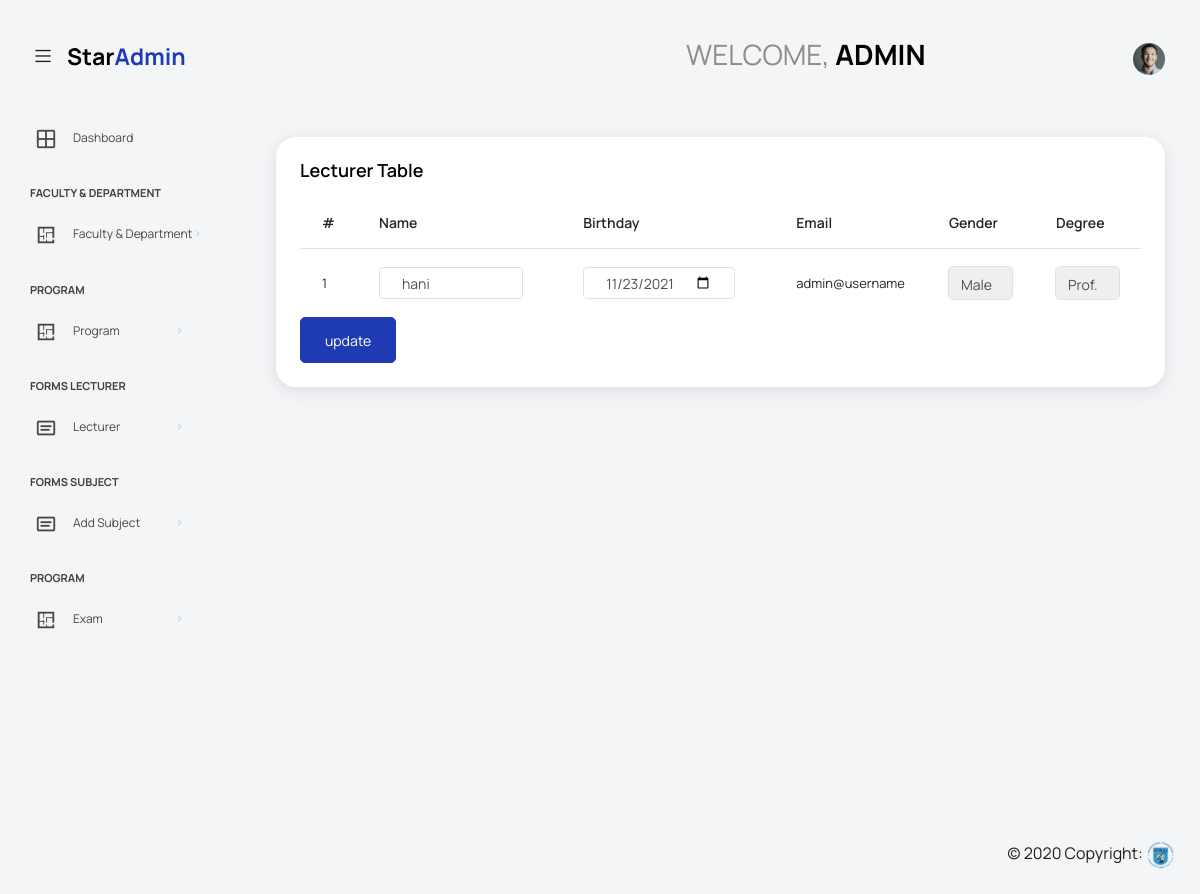
Before: /adminPanel/edit-lecturer.php?id=1 (signed in) with the older database file.
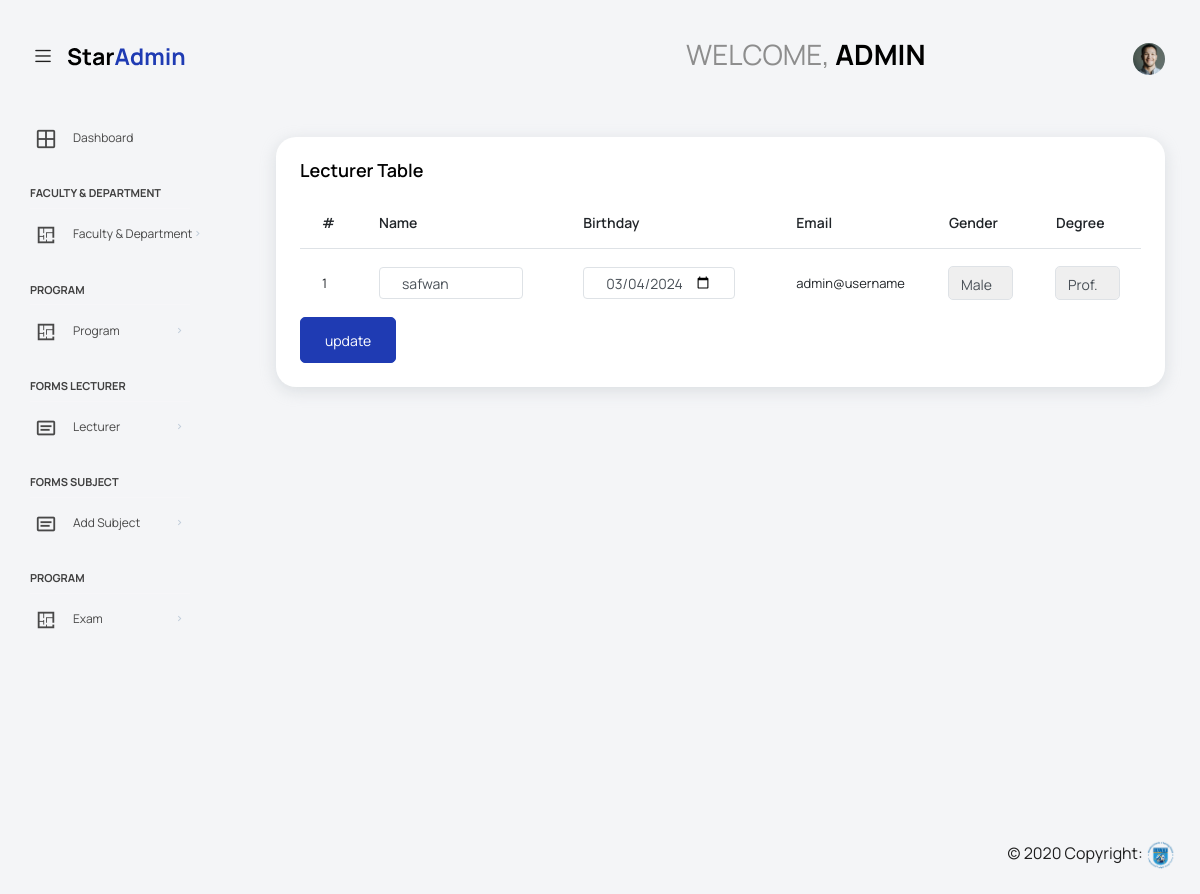
After: the same page with the newer database file.
### tables this page shows
CREATE TABLE IF NOT EXISTS `lecturer` (
  `Le_ID` int(11) NOT NULL AUTO_INCREMENT,
  `Le_Name` varchar(50) NOT NULL,
  `Le_Birthday` varchar(50) NOT NULL,
  `Le_Email` varchar(50) NOT NULL,
  `Le_Pass` varchar(100) NOT NULL,
  `Le_Gender` varchar(50) NOT NULL,
  `Le_Degree` varchar(50) NOT NULL,
  PRIMARY KEY (`Le_ID`),
  UNIQUE KEY `Le_Email` (`Le_Email`)
);

### adminPanel/edit-lecturer.php (the view, shortened to what this page needs)
<?php
if (strlen($_SESSION['id']==0))
  {
  header('location:../outSession.php');
  }
  else{
    $leid=intval($_GET['id']);
       ?>
<!DOCTYPE html>
<html lang="en">
<head>
<html lang="en">
<head>
  <link rel="stylesheet" href="vendors/feather/feather.css">
  <link rel="stylesheet" href="vendors/mdi/css/materialdesignicons.min.css">
  <link rel="stylesheet" href="vendors/ti-icons/css/themify-icons.css">
  <link rel="stylesheet" href="vendors/typicons/typicons.css">
  <link rel="stylesheet" href="vendors/simple-line-icons/css/simple-line-icons.css">
  <link rel="stylesheet" href="vendors/css/vendor.bundle.base.css">
  <link rel="stylesheet" href="vendors/datatables.net-bs4/dataTables.bootstrap4.css">
  <link rel="stylesheet" href="js/select.dataTables.min.css">
  <link rel="stylesheet" href="css/vertical-layout-light/style.css">
</head>
<body>
  <div class="container-scroller">
    <?php include('head.php'); ?>
    <div class="container-fluid page-body-wrapper">
      <?php include('sidebar.php'); ?>
      <div class="main-panel">
        <div class="content-wrapper">
          <div class="row">
            <div class="col-sm-12">
              <div class="card">
                <div class="card-body">
                  <h4 class="card-title">Lecturer Table</h4>
                  <div class="table-responsive">
                      <form method="post">
                  <?php
                    $query= "SELECT
                    Le_ID,
                    Le_Name,
                    Le_Birthday,
                    Le_Gender,
                    Le_Email,
                    Le_Degree
                     FROM lecturer t1
                     where Le_ID ='$leid'";
                      $result = mysqli_query($conn,$query);
                      if(mysqli_num_rows($result)> 0)
                      {?>
                <table class="table">
                  <thead>
                    <tr>
                      <th>#</th>
                      <th>Name</th>
                      <th>Birthday</th>
                      <th>Email</th>
                      <th>Gender</th>
                      <th>Degree</th>
                    </tr>
                  </thead>
                  <tbody>
                  <?php $i=1;
                $row = mysqli_fetch_assoc($result);
                ?>
                    <tr>
                    <td><?php echo $i; $i++; ?></td>
                      <td><input class="form-control" name="name" type="text" value="<?php echo $row['Le_Name']; ?>" required /></td>
                      <td><input type="date" name="birthday"  class="form-control" placeholder="Input Birhdate" autocomplete="off" value="<?php echo $row['Le_Birthday']; ?>" required /></td>
                      <td><?php echo $row['Le_Email']; ?></td>
                      <td>
                        <select class="form-control" name="gender">
                        <option value="<?php echo $row['Le_Gender']; ?>"><?php echo $row['Le_Gender']; ?></option>
                        </select>
                      </td>
                      <td>
                        <select class="form-control" name="degree">
                        <option value="<?php echo $row['Le_Degree'];?>"><?php echo $row['Le_Degree'];?></option>
                        </select>
                      </td>
                   </tr>
                    <?php
                  }
                  else echo "You doesn't have any lecturer";?>
                            </tbody>
                    </table>
                        <button name="submit" type="submit"  class="btn btn-primary"  onClick="return confirm('Are you sure you want to update')"><i class="fa fa-edit "></i> update</button>
                  </div>
                </div>
              </div>
            </div>
            </div>
          </div>
        </div>
      </div>
    </div>
  <?php include('footer.php');?>
                <?php }?>
</body>
</html>

Changed rows visible on the page:
changed lecturer "admin@username": name "hani" → "safwan"; birthday "11/23/2021" → "03/04/2024"
